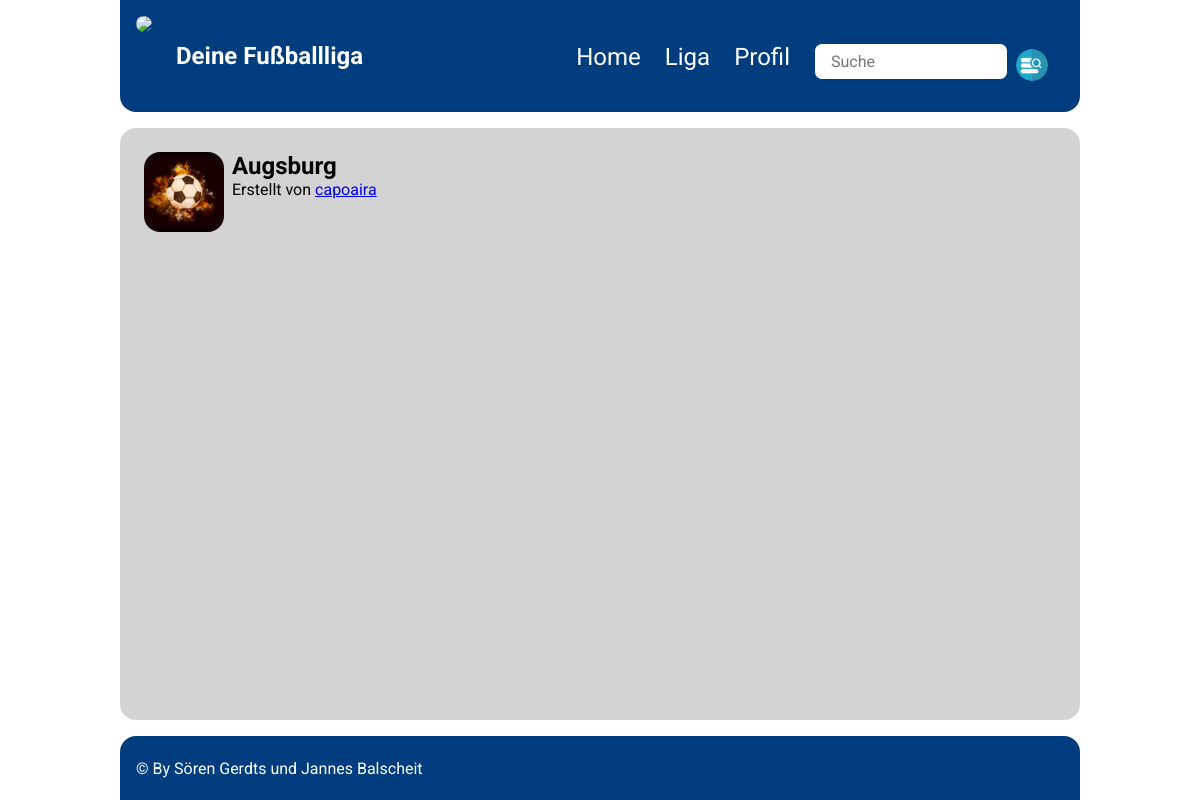
The page /liga/verein/index.php?verein=2 on the database as committed earlier.
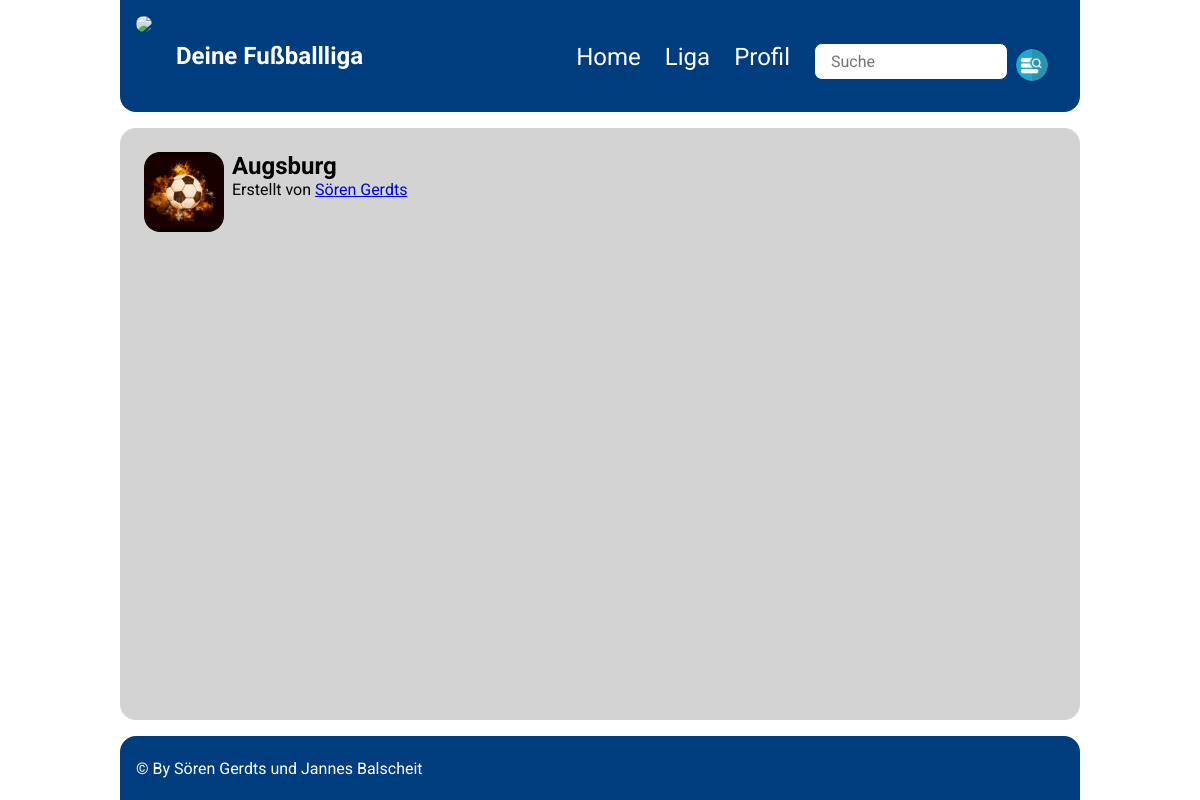
The same page on the database as committed later.
### tables this page shows
CREATE TABLE `user` (
  `userId` int(11) NOT NULL,
  `username` varchar(255) NOT NULL,
  `email` varchar(255) NOT NULL,
  `passwort` text NOT NULL,
  `profilbild` varchar(255) NOT NULL,
  `status` varchar(255) NOT NULL,
  `createdAt` date NOT NULL DEFAULT current_timestamp()
);

### liga/verein/index.php (the view, shortened to what this page needs)
<?php
	require_once('../../inc/dbconnect.php');
	$vereinsId = $_GET['verein']??0;
?>
<!doctype html>
<html lang="de">
	<head>
		<link rel="stylesheet" href="/ligatabelle/css/style.css">
		<link rel="stylesheet" href="/ligatabelle/css/liga-erstellen.css">
		<link rel="stylesheet" href="/ligatabelle/css/verein.css">
	</head>
	<body>
		<?php include_once('../../inc/header.php') ?>
		<div id="content">
			<?php
				$abfrage = mysqli_query($db, "SELECT * FROM vereine WHERE vereinsId = $vereinsId");
				$verein = mysqli_fetch_object($abfrage);
				$abfrage = mysqli_query($db, "SELECT * FROM user WHERE userId = $verein->erstelltVon");
				$user = mysqli_fetch_object($abfrage);
			?>
			<div class="verein_block">
				<img src="/ligatabelle/img/vereine/<?=$verein->logo?>">
				<div class="verein_info">
					<div>
						<span class="h1"><?=$verein->name?></span>
					</div>
					<span class="ersteller">Erstellt von <a href="../../profil/index.php?id=<?=$verein->erstelltVon?>"><?=$user->username?></a></span>
				</div>
			</div>
		</div>
		<?php include_once('../../inc/footer.php') ?>
	</body>
</html>

Rows that differ between the two databases and show on the page:
changed user: username "capoaira" → "Sören Gerdts"
